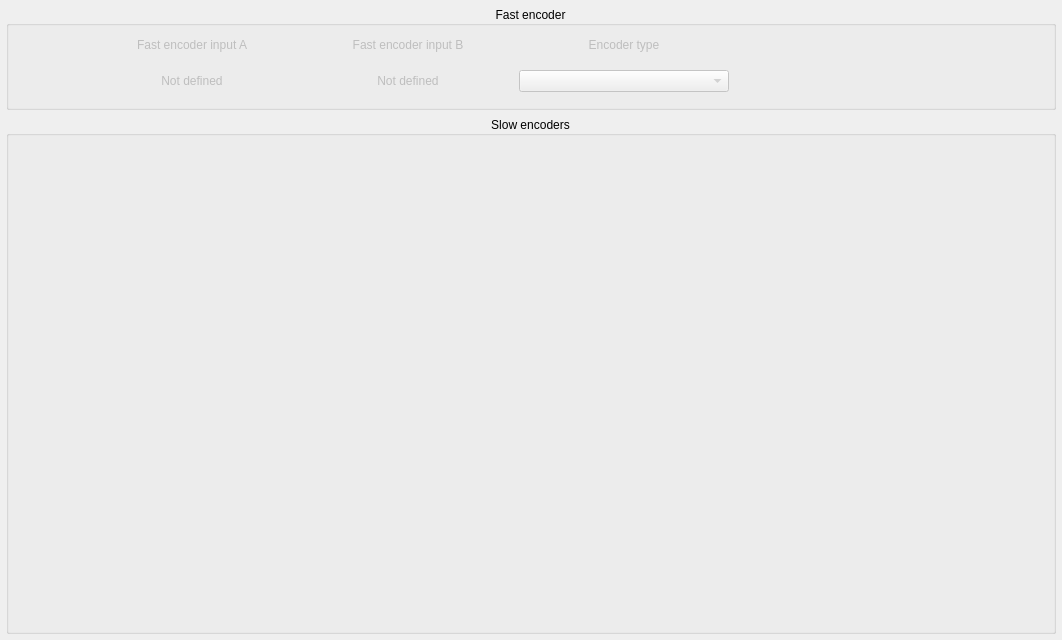
<?xml version="1.0" encoding="UTF-8"?>
<ui version="4.0">
 <class>EncodersConfig</class>
 <widget class="QWidget" name="EncodersConfig">
  <property name="geometry">
   <rect>
    <x>0</x>
    <y>0</y>
    <width>1062</width>
    <height>640</height>
   </rect>
  </property>
  <property name="windowTitle">
   <string>Form</string>
  </property>
  <layout class="QGridLayout" name="gridLayout">
   <property name="leftMargin">
    <number>6</number>
   </property>
   <property name="topMargin">
    <number>6</number>
   </property>
   <property name="rightMargin">
    <number>6</number>
   </property>
   <property name="bottomMargin">
    <number>6</number>
   </property>
   <item row="0" column="0">
    <widget class="QScrollArea" name="scrollArea">
     <property name="frameShape">
      <enum>QFrame::Shape::NoFrame</enum>
     </property>
     <property name="widgetResizable">
      <bool>true</bool>
     </property>
     <widget class="QWidget" name="scrollAreaWidgetContents">
      <property name="geometry">
       <rect>
        <x>0</x>
        <y>0</y>
        <width>1050</width>
        <height>634</height>
       </rect>
      </property>
      <layout class="QVBoxLayout" name="verticalLayout" stretch="1,5">
       <property name="leftMargin">
        <number>0</number>
       </property>
       <property name="topMargin">
        <number>0</number>
       </property>
       <property name="rightMargin">
        <number>0</number>
       </property>
       <property name="bottomMargin">
        <number>0</number>
       </property>
       <item>
        <widget class="QGroupBox" name="groupBox_FastEncoder">
         <property name="minimumSize">
          <size>
           <width>0</width>
           <height>90</height>
          </size>
         </property>
         <property name="styleSheet">
          <string notr="true"/>
         </property>
         <property name="title">
          <string>Fast encoder</string>
         </property>
         <property name="alignment">
          <set>Qt::AlignmentFlag::AlignCenter</set>
         </property>
         <layout class="QGridLayout" name="layoutG_FastEncoder" rowstretch="0,0" columnstretch="3,10,10,10,15">
          <property name="topMargin">
           <number>0</number>
          </property>
          <property name="bottomMargin">
           <number>15</number>
          </property>
          <property name="verticalSpacing">
           <number>6</number>
          </property>
          <item row="0" column="0" rowspan="2">
           <widget class="QLabel" name="label_EncoderIndex">
            <property name="enabled">
             <bool>false</bool>
            </property>
            <property name="text">
             <string/>
            </property>
            <property name="alignment">
             <set>Qt::AlignmentFlag::AlignCenter</set>
            </property>
           </widget>
          </item>
          <item row="0" column="1">
           <widget class="QLabel" name="text_InputA">
            <property name="enabled">
             <bool>false</bool>
            </property>
            <property name="text">
             <string>Fast encoder input A</string>
            </property>
            <property name="alignment">
             <set>Qt::AlignmentFlag::AlignCenter</set>
            </property>
           </widget>
          </item>
          <item row="0" column="2">
           <widget class="QLabel" name="text_InputB">
            <property name="enabled">
             <bool>false</bool>
            </property>
            <property name="text">
             <string>Fast encoder input B</string>
            </property>
            <property name="alignment">
             <set>Qt::AlignmentFlag::AlignCenter</set>
            </property>
           </widget>
          </item>
          <item row="0" column="3">
           <widget class="QLabel" name="text_EncoderType">
            <property name="enabled">
             <bool>false</bool>
            </property>
            <property name="text">
             <string>Encoder type</string>
            </property>
            <property name="alignment">
             <set>Qt::AlignmentFlag::AlignCenter</set>
            </property>
           </widget>
          </item>
          <item row="0" column="4">
           <spacer name="horizontalSpacer">
            <property name="orientation">
             <enum>Qt::Orientation::Horizontal</enum>
            </property>
            <property name="sizeHint" stdset="0">
             <size>
              <width>303</width>
              <height>20</height>
             </size>
            </property>
           </spacer>
          </item>
          <item row="1" column="1">
           <widget class="QLabel" name="label_ButtonNumberA">
            <property name="enabled">
             <bool>false</bool>
            </property>
            <property name="text">
             <string>Not defined</string>
            </property>
            <property name="alignment">
             <set>Qt::AlignmentFlag::AlignCenter</set>
            </property>
           </widget>
          </item>
          <item row="1" column="2">
           <widget class="QLabel" name="label_ButtonNumberB">
            <property name="enabled">
             <bool>false</bool>
            </property>
            <property name="text">
             <string>Not defined</string>
            </property>
            <property name="alignment">
             <set>Qt::AlignmentFlag::AlignCenter</set>
            </property>
           </widget>
          </item>
          <item row="1" column="3">
           <widget class="CenteredCBox" name="comboBox_EncoderType">
            <property name="enabled">
             <bool>false</bool>
            </property>
           </widget>
          </item>
         </layout>
        </widget>
       </item>
       <item>
        <widget class="QGroupBox" name="groupBox_2">
         <property name="styleSheet">
          <string notr="true"/>
         </property>
         <property name="title">
          <string>Slow encoders</string>
         </property>
         <property name="alignment">
          <set>Qt::AlignmentFlag::AlignCenter</set>
         </property>
         <layout class="QVBoxLayout" name="layoutV_Encoders">
          <property name="leftMargin">
           <number>0</number>
          </property>
          <property name="topMargin">
           <number>0</number>
          </property>
          <property name="rightMargin">
           <number>0</number>
          </property>
          <property name="bottomMargin">
           <number>0</number>
          </property>
         </layout>
        </widget>
       </item>
      </layout>
     </widget>
    </widget>
   </item>
  </layout>
 </widget>
 <customwidgets>
  <customwidget>
   <class>CenteredCBox</class>
   <extends>QComboBox</extends>
   <header>centered_cbox.h</header>
  </customwidget>
 </customwidgets>
 <resources/>
 <connections/>
</ui>
